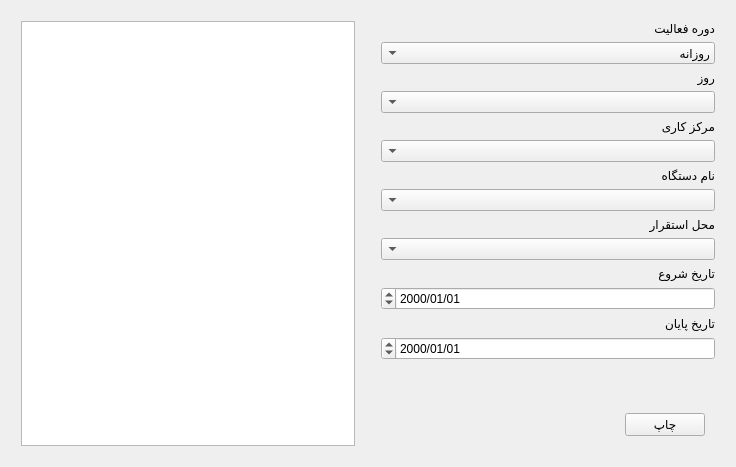
<?xml version="1.0" encoding="UTF-8"?>
<ui version="4.0">
 <class>Form</class>
 <widget class="QWidget" name="Form">
  <property name="geometry">
   <rect>
    <x>0</x>
    <y>0</y>
    <width>736</width>
    <height>467</height>
   </rect>
  </property>
  <property name="windowTitle">
   <string>Form</string>
  </property>
  <property name="layoutDirection">
   <enum>Qt::RightToLeft</enum>
  </property>
  <layout class="QHBoxLayout" name="horizontalLayout_2" stretch="5,5">
   <item>
    <layout class="QVBoxLayout" name="verticalLayout">
     <property name="leftMargin">
      <number>10</number>
     </property>
     <property name="topMargin">
      <number>10</number>
     </property>
     <property name="rightMargin">
      <number>10</number>
     </property>
     <property name="bottomMargin">
      <number>10</number>
     </property>
     <item>
      <widget class="QLabel" name="label">
       <property name="sizePolicy">
        <sizepolicy hsizetype="Preferred" vsizetype="Fixed">
         <horstretch>0</horstretch>
         <verstretch>0</verstretch>
        </sizepolicy>
       </property>
       <property name="text">
        <string>دوره فعالیت</string>
       </property>
      </widget>
     </item>
     <item>
      <widget class="QComboBox" name="cmbActivityPeriod">
       <item>
        <property name="text">
         <string>روزانه</string>
        </property>
       </item>
       <item>
        <property name="text">
         <string>هفتگی</string>
        </property>
       </item>
       <item>
        <property name="text">
         <string>ماهانه</string>
        </property>
       </item>
       <item>
        <property name="text">
         <string>فصلی</string>
        </property>
       </item>
       <item>
        <property name="text">
         <string>سالانه</string>
        </property>
       </item>
      </widget>
     </item>
     <item>
      <widget class="QLabel" name="lblDay">
       <property name="sizePolicy">
        <sizepolicy hsizetype="Preferred" vsizetype="Maximum">
         <horstretch>0</horstretch>
         <verstretch>0</verstretch>
        </sizepolicy>
       </property>
       <property name="text">
        <string>روز</string>
       </property>
      </widget>
     </item>
     <item>
      <widget class="QComboBox" name="cmbDay"/>
     </item>
     <item>
      <widget class="QLabel" name="label_5">
       <property name="text">
        <string>مرکز کاری</string>
       </property>
      </widget>
     </item>
     <item>
      <widget class="QComboBox" name="cmbWorkCenter"/>
     </item>
     <item>
      <widget class="QLabel" name="lblDeviceName">
       <property name="text">
        <string>نام دستگاه</string>
       </property>
      </widget>
     </item>
     <item>
      <widget class="QComboBox" name="cmbDeviceName"/>
     </item>
     <item>
      <widget class="QLabel" name="lblDeviceLocation">
       <property name="text">
        <string>محل استقرار</string>
       </property>
      </widget>
     </item>
     <item>
      <widget class="QComboBox" name="cmbDeviceLocation"/>
     </item>
     <item>
      <widget class="QLabel" name="label_3">
       <property name="sizePolicy">
        <sizepolicy hsizetype="Preferred" vsizetype="Fixed">
         <horstretch>0</horstretch>
         <verstretch>0</verstretch>
        </sizepolicy>
       </property>
       <property name="text">
        <string>تاریخ شروع</string>
       </property>
      </widget>
     </item>
     <item>
      <widget class="QDateEdit" name="txtStartDate">
       <property name="sizePolicy">
        <sizepolicy hsizetype="Preferred" vsizetype="Fixed">
         <horstretch>0</horstretch>
         <verstretch>0</verstretch>
        </sizepolicy>
       </property>
       <property name="displayFormat">
        <string>dd/MM/yyyy</string>
       </property>
      </widget>
     </item>
     <item>
      <widget class="QLabel" name="label_4">
       <property name="sizePolicy">
        <sizepolicy hsizetype="Preferred" vsizetype="Fixed">
         <horstretch>0</horstretch>
         <verstretch>0</verstretch>
        </sizepolicy>
       </property>
       <property name="text">
        <string>تاریخ پایان</string>
       </property>
      </widget>
     </item>
     <item>
      <widget class="QDateEdit" name="txtEndDate">
       <property name="sizePolicy">
        <sizepolicy hsizetype="Preferred" vsizetype="Fixed">
         <horstretch>0</horstretch>
         <verstretch>0</verstretch>
        </sizepolicy>
       </property>
       <property name="displayFormat">
        <string>dd/MM/yyyy</string>
       </property>
      </widget>
     </item>
     <item>
      <spacer name="verticalSpacer">
       <property name="orientation">
        <enum>Qt::Vertical</enum>
       </property>
       <property name="sizeHint" stdset="0">
        <size>
         <width>20</width>
         <height>40</height>
        </size>
       </property>
      </spacer>
     </item>
     <item>
      <layout class="QHBoxLayout" name="horizontalLayout">
       <property name="leftMargin">
        <number>10</number>
       </property>
       <property name="topMargin">
        <number>10</number>
       </property>
       <property name="rightMargin">
        <number>10</number>
       </property>
       <property name="bottomMargin">
        <number>10</number>
       </property>
       <item>
        <widget class="QPushButton" name="btnPrint">
         <property name="sizePolicy">
          <sizepolicy hsizetype="Preferred" vsizetype="Fixed">
           <horstretch>0</horstretch>
           <verstretch>0</verstretch>
          </sizepolicy>
         </property>
         <property name="text">
          <string>چاپ</string>
         </property>
        </widget>
       </item>
       <item>
        <spacer name="horizontalSpacer">
         <property name="orientation">
          <enum>Qt::Horizontal</enum>
         </property>
         <property name="sizeHint" stdset="0">
          <size>
           <width>40</width>
           <height>20</height>
          </size>
         </property>
        </spacer>
       </item>
      </layout>
     </item>
    </layout>
   </item>
   <item>
    <layout class="QVBoxLayout" name="verticalLayout_2">
     <property name="leftMargin">
      <number>10</number>
     </property>
     <property name="topMargin">
      <number>10</number>
     </property>
     <property name="rightMargin">
      <number>10</number>
     </property>
     <property name="bottomMargin">
      <number>10</number>
     </property>
     <item>
      <widget class="QTableWidget" name="tblReadyData"/>
     </item>
    </layout>
   </item>
  </layout>
 </widget>
 <resources/>
 <connections/>
</ui>
